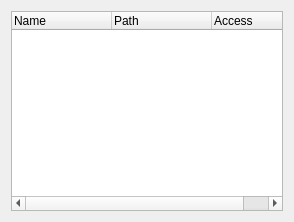
<ui version="4.0" >
 <comment>
 VBox frontends: Qt4 GUI ("VirtualBox"):

 Copyright (C) 2008 Sun Microsystems, Inc.

 This file is part of VirtualBox Open Source Edition (OSE), as
 available from http://www.virtualbox.org. This file is free software;
 you can redistribute it and/or modify it under the terms of the GNU
 General Public License (GPL) as published by the Free Software
 Foundation, in version 2 as it comes in the "COPYING" file of the
 VirtualBox OSE distribution. VirtualBox OSE is distributed in the
 hope that it will be useful, but WITHOUT ANY WARRANTY of any kind.

 Please contact Sun Microsystems, Inc., 4150 Network Circle, Santa
 Clara, CA 95054 USA or visit http://www.sun.com if you need
 additional information or have any questions.
 </comment>
 <class>VBoxVMSettingsSF</class>
 <widget class="QWidget" name="VBoxVMSettingsSF" >
  <property name="geometry" >
   <rect>
    <x>0</x>
    <y>0</y>
    <width>294</width>
    <height>218</height>
   </rect>
  </property>
  <property name="sizePolicy" >
   <sizepolicy vsizetype="Expanding" hsizetype="Expanding" >
    <horstretch>0</horstretch>
    <verstretch>0</verstretch>
   </sizepolicy>
  </property>
  <layout class="QGridLayout" >
   <item row="0" column="0" >
    <widget class="QWidget" native="1" name="mGbSharedFolders" >
     <layout class="QHBoxLayout" >
      <property name="leftMargin" >
       <number>0</number>
      </property>
      <property name="topMargin" >
       <number>0</number>
      </property>
      <property name="rightMargin" >
       <number>0</number>
      </property>
      <property name="bottomMargin" >
       <number>0</number>
      </property>
      <item>
       <widget class="QTreeWidget" name="mTreeView" >
        <property name="minimumSize" >
         <size>
          <width>0</width>
          <height>200</height>
         </size>
        </property>
        <property name="contextMenuPolicy" >
         <enum>Qt::CustomContextMenu</enum>
        </property>
        <property name="whatsThis" >
         <string>Lists all shared folders accessible to this machine. Use 'net use x: \\vboxsvr\share' to access a shared folder named &lt;i>share&lt;/i> from a DOS-like OS, or 'mount -t vboxsf share mount_point' to access it from a Linux OS. This feature requires Guest Additions.</string>
        </property>
        <property name="uniformRowHeights" >
         <bool>true</bool>
        </property>
        <property name="allColumnsShowFocus" >
         <bool>true</bool>
        </property>
        <column>
         <property name="text" >
          <string>Name</string>
         </property>
        </column>
        <column>
         <property name="text" >
          <string>Path</string>
         </property>
        </column>
        <column>
         <property name="text" >
          <string>Access</string>
         </property>
        </column>
       </widget>
      </item>
     </layout>
    </widget>
   </item>
  </layout>
 </widget>
 <layoutdefault spacing="6" margin="11" />
 <includes>
  <include location="local" >VBoxGlobal.h</include>
 </includes>
 <resources/>
 <connections/>
</ui>
